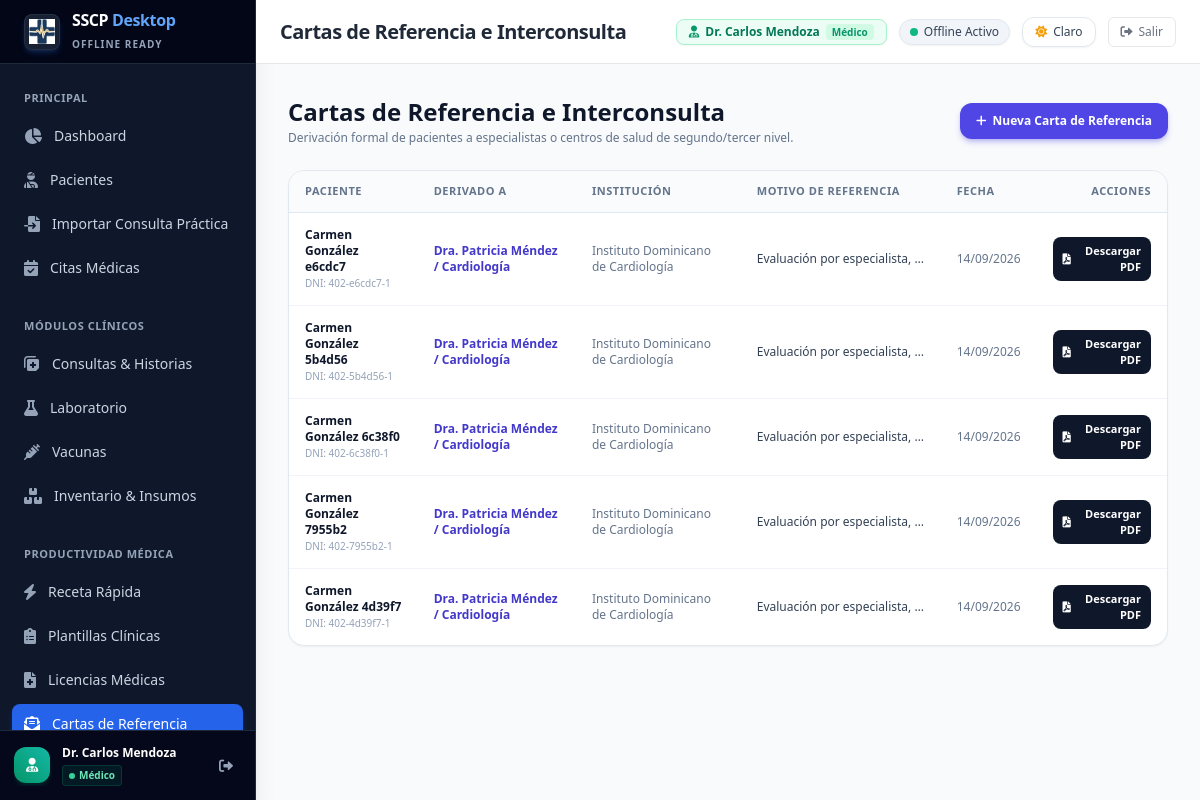
The app's page /references/ (signed in), older data.
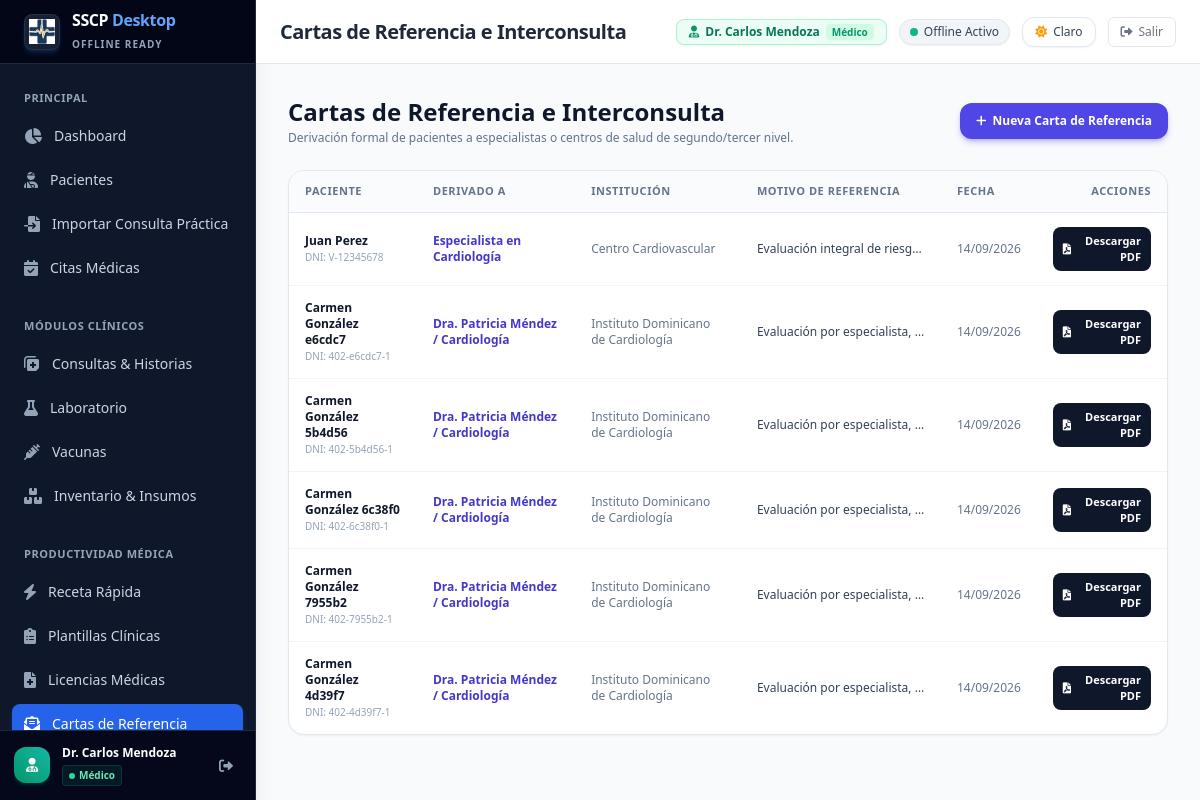
The same page, newer data.
### app/models/medical_reference.py (models this page shows)
class MedicalReference(Base):
    __tablename__ = "medical_references"
    id = Column(Integer, primary_key=True, index=True)
    patient_id = Column(Integer, ForeignKey("patients.id"), nullable=False, index=True)
    doctor_id = Column(Integer, ForeignKey("users.id"), nullable=False, index=True)
    referred_to_doctor_or_specialty = Column(String, nullable=False) # Ej. "Dr. Gómez / Cardiología"
    institution = Column(String, nullable=True) # Clínica / Hospital destino
    reason_for_referral = Column(Text, nullable=False) # Motivo de la derivación
    clinical_summary = Column(Text, nullable=True) # Resumen clínico del paciente
    notes = Column(Text, nullable=True)
    sede_origen = Column(String, default="local")
    created_at = Column(DateTime(timezone=True), server_default=func.now())
    updated_at = Column(DateTime(timezone=True), onupdate=func.now())
    patient = relationship("Patient", backref="medical_references")
    doctor = relationship("User", foreign_keys=[doctor_id])

### app/models/patient.py (models this page shows)
class Patient(Base):
    __tablename__ = "patients"
    id = Column(Integer, primary_key=True, index=True)
    first_name = Column(String, index=True)
    last_name = Column(String, index=True)
    document_id = Column(String, unique=True, index=True, nullable=True) # Cédula/DNI
    date_of_birth = Column(Date, nullable=True)
    gender = Column(String, nullable=True)
    phone = Column(String, nullable=True)
    email = Column(String, nullable=True)
    address = Column(Text, nullable=True)
    blood_type = Column(String, nullable=True)
    allergies = Column(Text, nullable=True) # Alergias conocidas (ej. Penicilina, Sulfas, etc.)
    emergency_contact_name = Column(String, nullable=True)
    emergency_contact_phone = Column(String, nullable=True)
    sede_origen = Column(String, default="local")
    created_at = Column(DateTime(timezone=True), server_default=func.now())
    updated_at = Column(DateTime(timezone=True), onupdate=func.now())

### app/routers/medical_references.py (the view)
@router.get("/")
def list_references(
    request: Request,
    patient_id: int = Query(None),
    db: Session = Depends(get_db),
    current_user = Depends(require_current_user)
):
    query = db.query(MedicalReference).order_by(MedicalReference.created_at.desc())
    if patient_id:
        query = query.filter(MedicalReference.patient_id == patient_id)
    references = query.all()
    return templates.TemplateResponse(
        request=request,
        name="references/index.html",
        context={
            "user": current_user,
            "references": references,
        }
    )

### app/templates/references/index.html (shortened to what the changed rows need)
{% extends "layouts/base.html" %}
{% block body %}
<div class="flex h-screen bg-slate-50 overflow-hidden">
    {% set active_menu = 'references' %}
    {% include "partials/sidebar.html" %}
    <div class="flex-1 flex flex-col min-w-0 overflow-hidden">
        {% set page_title = "Cartas de Referencia e Interconsulta" %}
        {% include "partials/header.html" %}
        <main class="flex-1 overflow-y-auto p-6 md:p-8">
            <div class="max-w-5xl mx-auto space-y-6">
                <div class="flex flex-col sm:flex-row sm:items-center justify-between gap-4">
                    <div>
                        <h1 class="text-2xl font-bold text-slate-900">Cartas de Referencia e Interconsulta</h1>
                    </div>
                </div>
                <div class="bg-white rounded-2xl border border-slate-200 shadow-sm overflow-hidden">
                    <div class="overflow-x-auto">
                        <table class="w-full text-left border-collapse">
                            <thead>
                                <tr class="border-b border-slate-200 bg-slate-50/75 text-[11px] font-bold text-slate-500 uppercase tracking-wider">
                                    <th class="py-3 px-4">Paciente</th>
                                    <th class="py-3 px-4">Derivado a</th>
                                    <th class="py-3 px-4">Institución</th>
                                    <th class="py-3 px-4">Motivo de Referencia</th>
                                    <th class="py-3 px-4">Fecha</th>
                                    <th class="py-3 px-4 text-right">Acciones</th>
                                </tr>
                            </thead>
                            <tbody class="divide-y divide-slate-100 text-xs text-slate-700">
                                {% for r in references %}
                                <tr class="hover:bg-slate-50/80 transition-colors">
                                    <td class="py-3.5 px-4 font-bold text-slate-900">
                                        {{ r.patient.first_name }} {{ r.patient.last_name }}
                                        <div class="text-[10px] text-slate-400 font-normal">DNI: {{ r.patient.document_id or 'N/D' }}</div>
                                    </td>
                                    <td class="py-3.5 px-4 font-semibold text-indigo-700">
                                        {{ r.referred_to_doctor_or_specialty }}
                                    </td>
                                    <td class="py-3.5 px-4 text-slate-500">
                                        {{ r.institution or 'N/D' }}
                                    </td>
                                    <td class="py-3.5 px-4 max-w-[200px] truncate" title="{{ r.reason_for_referral }}">
                                        {{ r.reason_for_referral }}
                                    </td>
                                    <td class="py-3.5 px-4 text-slate-500">
                                        {{ r.created_at.strftime("%d/%m/%Y") if r.created_at else '' }}
                                    </td>
                                    <td class="py-3.5 px-4 text-right">
                                        <a href="/references/{{ r.id }}/pdf" target="_blank" class="inline-flex items-center px-2.5 py-1.5 rounded-lg bg-slate-900 hover:bg-slate-800 text-white text-[11px] font-bold">
                                            <i class="fas fa-file-pdf mr-1"></i> Descargar PDF
                                        </a>
                                    </td>
                                </tr>
                                {% endfor %}
                            </tbody>
                        </table>
                    </div>
                </div>
            </div>
        </main>
    </div>
</div>
{% endblock %}

Row changes from the older to the newer data that the page shows:
added MedicalReference: patient.first_name "Juan", patient.last_name "Perez", patient "V-12345678", referred_to_doctor_or_specialty "Especialista en Cardiología", institution "Centro Cardiovascular", reason_for_referral "Evaluación integral de riesg…", created_at "14/09/2026"
